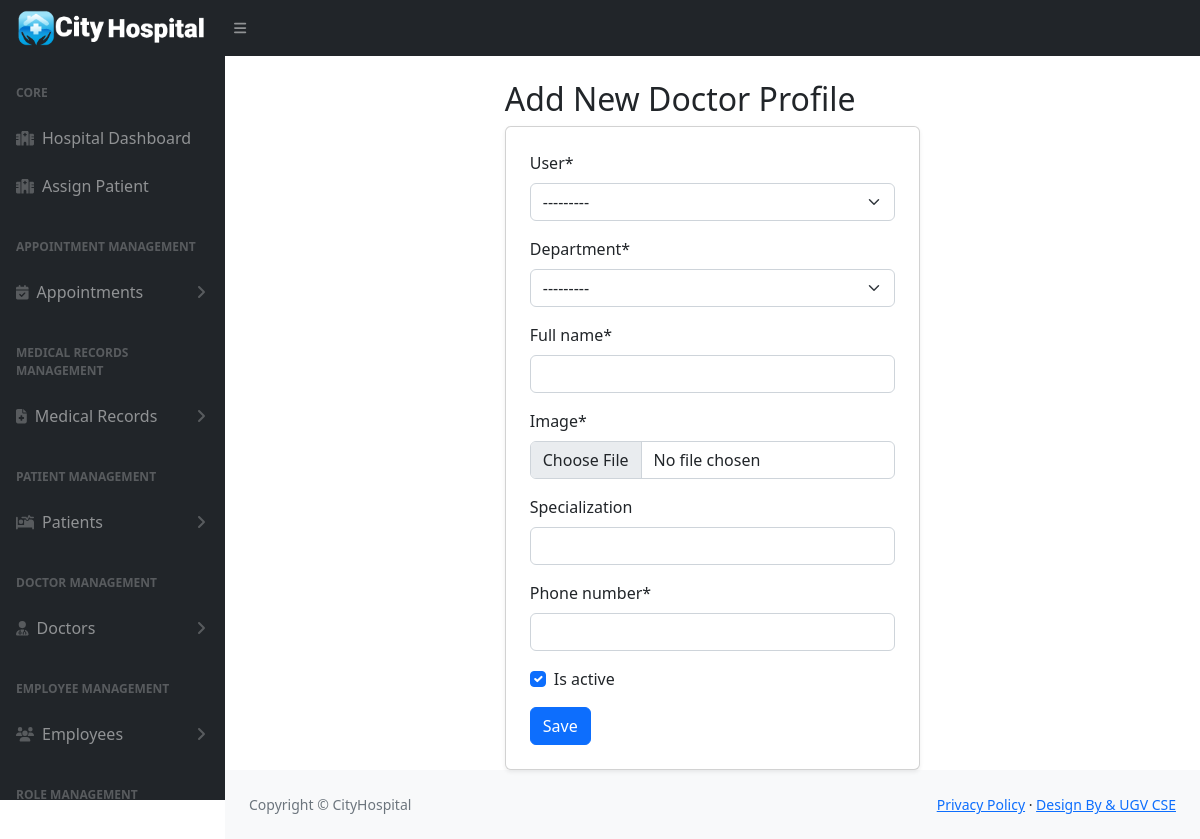
Page /manage-doctor-profile/ (signed in) on the committed database.
### pms/models.py (models this page shows, shortened)
class SiteInfo(models.Model):
    site_name = models.CharField(max_length=20)
    color_logo = models.ImageField(upload_to='logo/')
    white_logo = models.ImageField(upload_to='logo/')
    email = models.EmailField()
    phone = models.CharField(max_length=14)
    address = models.CharField(max_length=100)
    site_facebook = models.URLField(max_length=100)
    site_x = models.URLField(max_length=100)
    site_instagram = models.URLField(max_length=100)
    site_pinterest = models.URLField(max_length=100)

### pms/views.py (the view)
# urls.py: path('manage-doctor-profile/', manage_doctor_profile, name='manage_doctors'),
@user_passes_test(is_superuser_or_staff, login_url='login')  # Redirect unauthorized users to login
def manage_doctor_profile(request, pk=None):
    if pk:
        doctor_profile = get_object_or_404(DoctorProfile, pk=pk)
    else:
        doctor_profile = None
    if request.method == 'POST':
        form = DoctorProfileForm(request.POST,request.FILES, instance=doctor_profile)
        if form.is_valid():
            form.save()
            messages.success(request, "Doctor profile saved successfully!")
            return redirect('view_all_doctors')
        else:
            messages.error(request, "Error saving doctor profile. Please check the form.")
    else:
        form = DoctorProfileForm(instance=doctor_profile)
    context = {
        'form': form,
        'doctor_profile': doctor_profile,
    }
    return render(request, 'hospital/manage_doctor_profile.html', context)

### pms/forms.py
class DoctorProfileForm(forms.ModelForm):
    class Meta:
        model = DoctorProfile
        fields = ['user', 'department', 'full_name', 'image', 'specialization', 'phone_number', 'is_active']
    def __init__(self, *args, **kwargs):
        super().__init__(*args, **kwargs)
        self.fields['user'].queryset = User.objects.filter(is_superuser=True) | User.objects.filter(is_staff=True)
        existing_users = DoctorProfile.objects.values_list('user', flat=True)
        self.fields['user'].queryset = self.fields['user'].queryset.exclude(id__in=existing_users)

### pms/context_processors.py (called while the page is built)
def site_information(request):
    site_info = SiteInfo.objects.first()
    return {
        'site_info': site_info
    }

### pms/models.py (called while the page is built)
    def __str__(self):
        return self.name

### pms/views.py (called while the page is built)
def is_superuser_or_staff(user):
    return user.is_superuser or user.is_staff

### templates/hospital/manage_doctor_profile.html (shortened to what this page needs)
{% extends 'hospital/hospital_base.html' %}
{% load crispy_forms_tags %}
{% block content %}
<div class="container mt-4">
    <div class="row justify-content-center">
        <div class="col-md-6">
            <div class="container-fluid px-4">
            <h2>Add New Doctor Profile</h2>
            <div class="card shadow-sm p-4">
                <form method="POST" enctype="multipart/form-data">
                    {{ form|crispy }}
                    <button type="submit" class="btn btn-primary">Save</button>
                </form>
            </div>
        </div>
    </div>
</div>
{% endblock %}

### templates/hospital/hospital_base.html (shortened to what this page needs)
{% load static %}
<!DOCTYPE html>
<html lang="en">
    <head>
        <link href="https://cdn.jsdelivr.net/npm/simple-datatables@7.1.2/dist/style.min.css" rel="stylesheet" />
        <link href="{% static 'admin_panel/css/styles.css' %}" rel="stylesheet" />
    </head>
    <body class="sb-nav-fixed">
        <nav class="sb-topnav navbar navbar-expand navbar-dark bg-dark">
            <a class="navbar-brand ps-3" href="{% url 'hospital_admin' %}"><img src="{{ site_info.white_logo.url }}" alt="" style="width: 190px;"></a>
            <button class="btn btn-link btn-sm order-1 order-lg-0 me-4 me-lg-0" id="sidebarToggle" href="#!"><i class="fas fa-bars"></i></button>
        </nav>
        <div id="layoutSidenav">
            <div id="layoutSidenav_nav">
                <nav class="sb-sidenav accordion sb-sidenav-dark" id="sidenavAccordion">
                  {% include 'hospital/hospital_sidebar.html' %}
                </nav>
            </div>
            <div id="layoutSidenav_content">
                <main>
                    {% block content %}{% endblock content %}
                </main>
                <footer class="py-4 bg-light mt-auto">
                    <div class="container-fluid px-4">
                        <div class="d-flex align-items-center justify-content-between small">
                            <div class="text-muted">Copyright &copy; {{ site_info.site_name }}</div>
                            <div>
                                <a href="#">Privacy Policy</a>
                                &middot;
                                <a href="#">Design By &amp; UGV CSE</a>
                            </div>
                        </div>
                    </div>
                </footer>
            </div>
        </div>
    </body>
</html>

### rows in the picture
SiteInfo: white_logo (picture), site_name "CityHospital"
